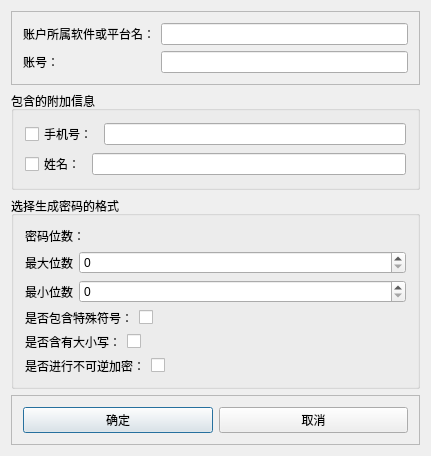
<?xml version="1.0" encoding="UTF-8"?>
<ui version="4.0">
 <class>DialogNewAccountClass</class>
 <widget class="QDialog" name="DialogNewAccountClass">
  <property name="windowModality">
   <enum>Qt::NonModal</enum>
  </property>
  <property name="enabled">
   <bool>true</bool>
  </property>
  <property name="geometry">
   <rect>
    <x>0</x>
    <y>0</y>
    <width>431</width>
    <height>407</height>
   </rect>
  </property>
  <property name="sizePolicy">
   <sizepolicy hsizetype="Fixed" vsizetype="Fixed">
    <horstretch>0</horstretch>
    <verstretch>0</verstretch>
   </sizepolicy>
  </property>
  <property name="windowTitle">
   <string>DialogNewAccount</string>
  </property>
  <layout class="QVBoxLayout" name="verticalLayout">
   <item>
    <widget class="QFrame" name="frame">
     <property name="frameShape">
      <enum>QFrame::StyledPanel</enum>
     </property>
     <property name="frameShadow">
      <enum>QFrame::Raised</enum>
     </property>
     <layout class="QGridLayout" name="gridLayout" rowstretch="0,0" columnstretch="0,1">
      <item row="0" column="0">
       <widget class="QLabel" name="label_AccountPlatform">
        <property name="text">
         <string>账户所属软件或平台名：</string>
        </property>
       </widget>
      </item>
      <item row="0" column="1">
       <widget class="QLineEdit" name="ledit_accountPlatform"/>
      </item>
      <item row="1" column="0">
       <widget class="QLabel" name="labelAccount">
        <property name="text">
         <string>账号：</string>
        </property>
       </widget>
      </item>
      <item row="1" column="1">
       <widget class="QLineEdit" name="ledit_account"/>
      </item>
     </layout>
    </widget>
   </item>
   <item>
    <widget class="QGroupBox" name="gBox_extraInformation">
     <property name="title">
      <string>包含的附加信息</string>
     </property>
     <layout class="QGridLayout" name="gridLayout_2">
      <item row="0" column="0" colspan="2">
       <widget class="QCheckBox" name="cbox_phoneNumber">
        <property name="text">
         <string>手机号：</string>
        </property>
       </widget>
      </item>
      <item row="0" column="2">
       <widget class="QLineEdit" name="ledit_phoneNumber"/>
      </item>
      <item row="1" column="0">
       <widget class="QCheckBox" name="cbox_user">
        <property name="text">
         <string>姓名：</string>
        </property>
       </widget>
      </item>
      <item row="1" column="1" colspan="2">
       <widget class="QLineEdit" name="ledit_user"/>
      </item>
     </layout>
    </widget>
   </item>
   <item>
    <widget class="QGroupBox" name="gBox_thePasswordProperty">
     <property name="title">
      <string>选择生成密码的格式</string>
     </property>
     <layout class="QVBoxLayout" name="verticalLayout_2">
      <item>
       <widget class="QLabel" name="label_passwordLength">
        <property name="text">
         <string>密码位数：</string>
        </property>
       </widget>
      </item>
      <item>
       <layout class="QHBoxLayout" name="horizontalLayout_6" stretch="0,1">
        <item>
         <widget class="QLabel" name="label_passwordLengthMaximum">
          <property name="text">
           <string>最大位数</string>
          </property>
         </widget>
        </item>
        <item>
         <widget class="QSpinBox" name="sBox_passwordLengthMaximum"/>
        </item>
       </layout>
      </item>
      <item>
       <layout class="QHBoxLayout" name="horizontalLayout" stretch="0,1">
        <item>
         <widget class="QLabel" name="label_passwordLengthMinimum">
          <property name="text">
           <string>最小位数</string>
          </property>
         </widget>
        </item>
        <item>
         <widget class="QSpinBox" name="sBox_passwordLengthMinimum"/>
        </item>
       </layout>
      </item>
      <item>
       <layout class="QHBoxLayout" name="horizontalLayout_2" stretch="0,1">
        <item>
         <widget class="QLabel" name="label_haveSpecialSymbols">
          <property name="text">
           <string>是否包含特殊符号：</string>
          </property>
         </widget>
        </item>
        <item>
         <widget class="QCheckBox" name="cBox_haveSpecalSymbols">
          <property name="text">
           <string/>
          </property>
         </widget>
        </item>
       </layout>
      </item>
      <item>
       <layout class="QHBoxLayout" name="horizontalLayout_3" stretch="0,1">
        <item>
         <widget class="QLabel" name="label_haveUpperAndLowerCase">
          <property name="text">
           <string>是否含有大小写：</string>
          </property>
         </widget>
        </item>
        <item>
         <widget class="QCheckBox" name="cBox_haveUpperAndLowerCase">
          <property name="text">
           <string/>
          </property>
         </widget>
        </item>
       </layout>
      </item>
      <item>
       <layout class="QHBoxLayout" name="horizontalLayout_4" stretch="0,1">
        <item>
         <widget class="QLabel" name="label_isIrreversible">
          <property name="text">
           <string>是否进行不可逆加密：</string>
          </property>
         </widget>
        </item>
        <item>
         <widget class="QCheckBox" name="cBox_isIrreversible">
          <property name="text">
           <string/>
          </property>
         </widget>
        </item>
       </layout>
      </item>
     </layout>
    </widget>
   </item>
   <item>
    <widget class="QFrame" name="frame_2">
     <property name="frameShape">
      <enum>QFrame::StyledPanel</enum>
     </property>
     <property name="frameShadow">
      <enum>QFrame::Raised</enum>
     </property>
     <layout class="QHBoxLayout" name="horizontalLayout_5">
      <item>
       <widget class="QPushButton" name="pbtn_ok">
        <property name="text">
         <string>确定</string>
        </property>
       </widget>
      </item>
      <item>
       <widget class="QPushButton" name="pbtn_cancel">
        <property name="text">
         <string>取消</string>
        </property>
       </widget>
      </item>
     </layout>
    </widget>
   </item>
  </layout>
 </widget>
 <layoutdefault spacing="6" margin="11"/>
 <resources>
  <include location="DialogNewAccount.qrc"/>
 </resources>
 <connections/>
</ui>
